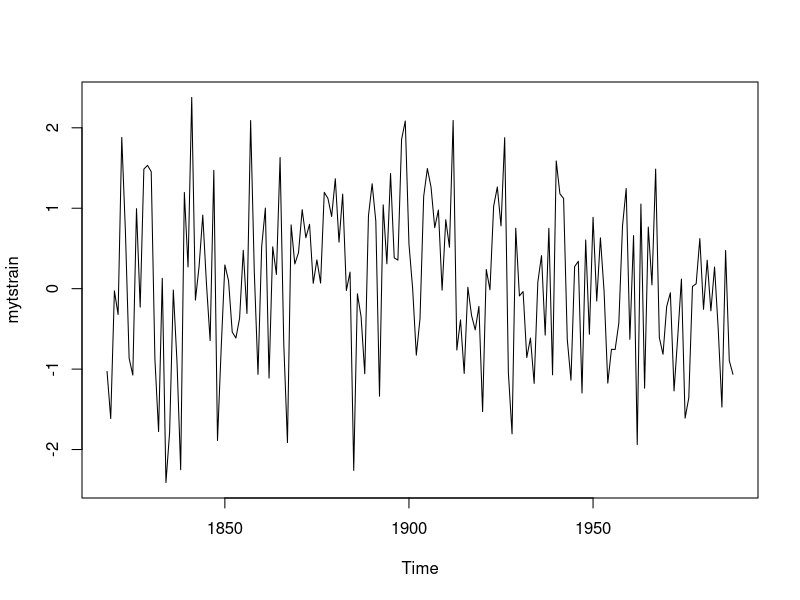
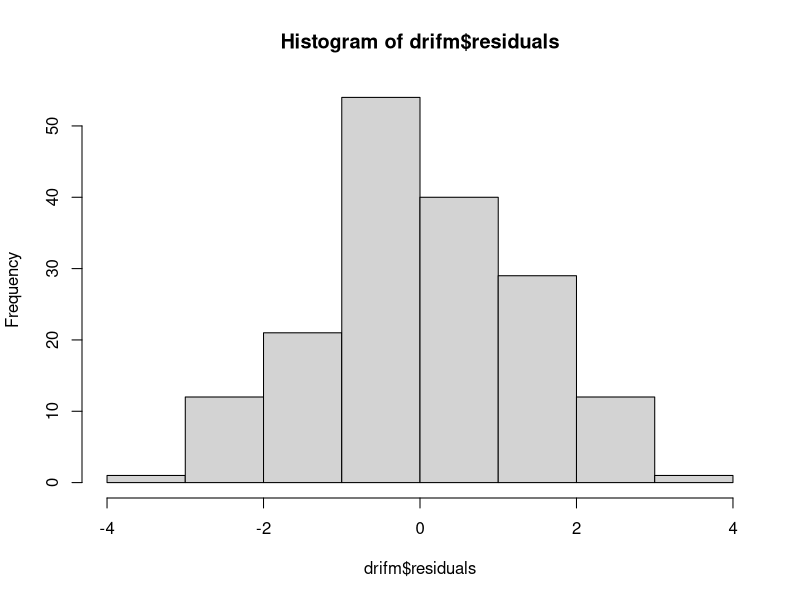
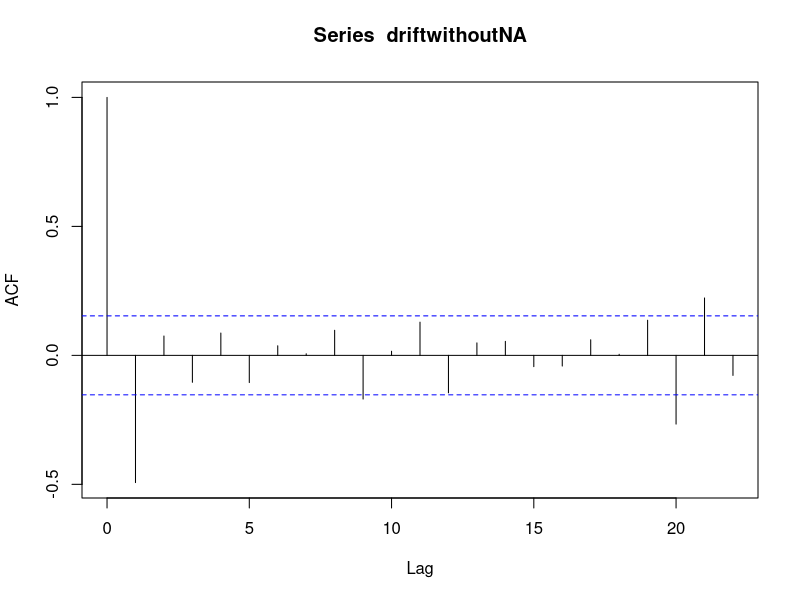

R code for these plots, in order:
## ---- chunk 1
set.seed(95)
myts <- ts(rnorm(200), start = (1818))
mytstrain <- window(myts, start = 1818, end = 1988) # training set
plot(mytstrain)
           
library(forecast)
meanm <- meanf(mytstrain, h=30) # mean method and we get 30 observation in to the future
naivem <- naive(mytstrain, h=30) # naive method
drifm <- rwf(mytstrain, h=30, drift = TRUE) # drift method

mytstest <- window(myts, start = 1988)
accuracy(meanm, mytstest)
accuracy(naivem, mytstest)
accuracy(drifm, mytstest)

## ---- chunk 2
# get-rid of the NA in the drift method
driftwithoutNA <- drifm$residuals
driftwithoutNA <- driftwithoutNA[2:165]

hist(drifm$residuals) # test residuals
acf(driftwithoutNA) # test auto-correlation

